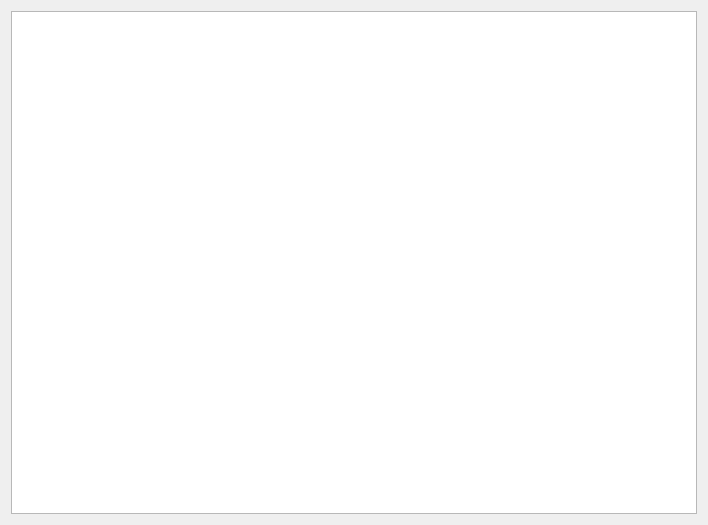
<?xml version="1.0" encoding="UTF-8"?>
<ui version="4.0">
 <class>CompareCppStructPage</class>
 <widget class="QWizardPage" name="CompareCppStructPage">
  <property name="geometry">
   <rect>
    <x>0</x>
    <y>0</y>
    <width>708</width>
    <height>525</height>
   </rect>
  </property>
  <property name="windowTitle">
   <string>WizardPage</string>
  </property>
  <layout class="QVBoxLayout" name="verticalLayout">
   <item>
    <widget class="CodeEditor" name="plainTextEdit"/>
   </item>
  </layout>
 </widget>
 <customwidgets>
  <customwidget>
   <class>CodeEditor</class>
   <extends>QPlainTextEdit</extends>
   <header>codeeditor/codeeditor.h</header>
  </customwidget>
 </customwidgets>
 <resources/>
 <connections/>
</ui>
